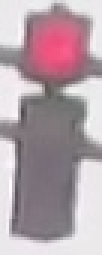
#> input picture Lab3/Traffic_Light_Images/test/red/02ed0cac-f1e9-4ed2-a04a-60abe027740f.jpg, 34 x 85 px, found by its file name (shown 3 times larger); its folder holds 4 pictures in this run
$ jupyter execute --allow-errors Lab3_Image_Classification_first_try.ipynb   (Python 2 division)
#> lines starting #> are read from the running program, lines starting #| are printed output that depends on the picture; after the words box and inside, x2 and y2 are one past the last pixel; in counts of white or black regions, pixels touching at a corner belong together; pictures that were not available may be replaced by others from this repository, and a replacement may not be noted
### Lab3/logger.py
import os
import cv2
import torch
import warnings
import logging
import logging.config
from pathlib import Path
from torch.utils.tensorboard import SummaryWriter

LOGGING_NAME = "Traffic Light Color Detection"

def set_logging(name=LOGGING_NAME, verbose=True):
    # sets up logging for the given name
    rank = int(os.getenv('RANK', -1))  # rank in world for Multi-GPU trainings
    level = logging.INFO if verbose and rank in {-1, 0} else logging.ERROR
    logging.config.dictConfig({
        'version': 1,
        'disable_existing_loggers': False,
        'formatters': {
            name: {
                'format': '%(message)s'}},
        'handlers': {
            name: {
                'class': 'logging.StreamHandler',
                'formatter': name,
                'level': level, }},
        'loggers': {
            name: {
                'level': level,
                'handlers': [name],
                'propagate': False, }}})


set_logging(LOGGING_NAME)  # run before defining LOGGER
LOGGER = logging.getLogger(LOGGING_NAME)  # define globally (used in train.py, val.py, detect.py, etc.)

class GenericLogger:
    """
    YOLOv5 General purpose logger for non-task specific logging
    Usage: from utils.loggers import GenericLogger; logger = GenericLogger(...)
    Arguments
        opt:             Run arguments
        console_logger:  Console logger
        include:         loggers to include
    """

    # [33 lines left out: functions __init__, log_metrics, log_images, not called in this run]

    # [16 lines of commented-out code are left out]

### Lab3/Lab3_Image_Classification_first_try.ipynb
# Lab 3: Image Classification

Image classification is a computer vision technique to categorize an image based using its visual content. The approches include:

1. Classiscal approach: task-based manual feature extarction and perform classification using machine leaning classifiers like support vector machine, random forest etc.

2. Deep learning approach: Training a convolutional neural networks (CNN) models like Resnet, YOLO, ViT etc.

## Traffic Light Color Detection

In this lab we will do traffic light color detection which is crucial for autonomous driving. Recognizing traffic light colors—red, yellow, and green—is essential for making real-time decisions such as stopping, slowing down, or proceeding.

In this lab, we will do trafiic light color detection using the dataset curated for Udacity course on *Intro To Self Driving Cars*.

*All images come from MIT self-driving car course and are licensed under a Creative Commons Attribution-ShareAlike 4.0 International License.*

### Tasks
Implement and test two classifiers:
1. A simple classical that uses classic computer vision techniques.
2. Training a CNN like ResNet, YOLO, ViT etc of your choice using Pytorch.

### Objective:
1. Get classification accuracy of >90% on test dataset.
2. Avoid incorrect classification of Red light as Green light

### Outcome
1. Classical Approach:
    - Short description of the approach used for detecting traffic light color.
    - How did you decide the thresholds if done manually? How did you create the feature vector if using SVM or random forest classifiers?
    - Function to detect traffic light color.
    ```
    def trafficColorDetection(image:np.ndarray)->str:
        '''
        function to detect traffic light color.

        image: color image
        ___
        color: string of the detected color: 'Red', 'Green', 'Yellow'
        '''
        ...
    ```
    - Confusion matrix and the accuracy on the test dataset.
    - An overview of the results. Do you think the accuracy you get is satisfactory. Any suggstions to improve the results further.

2. Deep Learning Approach:
    - Short description related of the approch used for training the deep learning model.
        - CNN model used
        - Image augmentations
        - Image size used for training and testing. Are they different?
        - Selection of optimizer, number of epochs, batch size
        - Loss function

    - Show the training plots (training loss, testing loss, testing accuracy). Do you think the training was good just looking at the plots.
    - Confusion matrix and the accuracy on the test dataset using the best trained model.
    - An overview of the results. Do you think the accuracy you get is satisfactory. Any suggstions to improve the results further.

### Useful Modules

Data loading: *[torchvision.datasets.ImageFolder](https://pytorch.org/vision/stable/generated/torchvision.datasets.ImageFolder.html)*

Classification Report: *[sklearn.metrics.classification_report](https://scikit-learn.org/stable/modules/generated/sklearn.metrics.classification_report.html)*

Confusion Metrics: *[sklearn.metrics.confusion_matrix](https://scikit-learn.org/stable/modules/generated/sklearn.metrics.confusion_matrix.html)*

Deep Learning Model: *[torch.hub.load](https://pytorch.org/vision/main/models.html)*

Image Augmentations: *[torchvision.transforms.v2](https://pytorch.org/vision/main/transforms.html)*

# 3.1 Classical Approach

**Add method description Here**

### Steps:
1. Create the fucntion *trafficColorDetection*.
2. Load dataset and fine tune model on train dataset only.
3. Generate accuracy report and visualize confusion matrix.

[cell 1]
from sklearn import svm
from sklearn.metrics import confusion_matrix, accuracy_score
from sklearn.model_selection import train_test_split
import numpy as np
import cv2

import cv2
import numpy as np

# [50 lines left out: functions trafficColorDetection, trafficColorDetection, not called in this run]

[cell 2]
# Data Loading: Load train and test images seperately
import os
from matplotlib import pyplot as plt

def loadDataset(dataPath):
    """
    Loads the traffic light dataset.

    Parameters:
        data_path (str): Path to the dataset folder, structured as:
                         - data_path/
                             - Red/
                             - Yellow/
                             - Green/

    Returns:
        list: List of image arrays.
        list: List of corresponding labels.
    """
#> called with dataPath = 'Traffic_Light_Images\\training'
    images = []
    labels = []

    # Iterate through subfolders
    for label in ["Red", "Yellow", "Green"]:
        folderPath = os.path.join(dataPath, label)
        for filename in os.listdir(folderPath):
            imgPath = os.path.join(folderPath, filename)
            img = cv2.imread(imgPath)
#> img is the input picture: shape (85, 34, 3); mean B, G, R 168, 160.5, 178.4
            images.append(img)
            labels.append(label)

    return images, labels

trainingImages, trainingLabels = loadDataset("Traffic_Light_Images\\training")

test = loadDataset("Traffic_Light_Images\\test")

# Fine tuning parameters/threshold depending for classical approach using train dataset

# Task 3.1: Classical Approach 1 - Dataset Loading and Parameter Fine-Tuning
def segment_traffic_light(image, thresholds):
    """
    Segments the traffic light in an image based on HSV thresholds.

    Parameters:
        image (numpy array): Input BGR image.
        thresholds (dict): HSV thresholds for each traffic light color.

    Returns:
        str: Predicted label ("Red", "Yellow", "Green").
    """
    hsv = cv2.cvtColor(image, cv2.COLOR_BGR2HSV)
    for label, threshold in thresholds.items():
        mask = cv2.inRange(hsv, threshold["lower"], threshold["upper"])
        # Apply morphological operations
        kernel = np.ones((5, 5), np.uint8)
        mask = cv2.morphologyEx(mask, cv2.MORPH_CLOSE, kernel)
        mask = cv2.morphologyEx(mask, cv2.MORPH_OPEN, kernel)
        # Check if significant region is detected
        if cv2.countNonZero(mask) > 100:  # Adjust threshold as needed
            return label
    return "None"

def fine_tune_parameters(images, labels):
    """
    Fine-tunes HSV thresholds using the training dataset.

    Parameters:
        images (list): List of training images.
        labels (list): Ground truth labels.

    Returns:
        dict: Fine-tuned HSV thresholds.
    """
    # Initial HSV thresholds
    thresholds = {
        "Red": {"lower": np.array([0, 100, 100]), "upper": np.array([10, 255, 255])},
        "Yellow": {"lower": np.array([20, 100, 100]), "upper": np.array([30, 255, 255])},
        "Green": {"lower": np.array([40, 50, 50]), "upper": np.array([90, 255, 255])},
    }

    best_thresholds = thresholds.copy()
    best_accuracy = 0

    for _ in range(5):  # Number of iterations for fine-tuning
        predictions = []
        for i, img in enumerate(images):
            predicted_label = segment_traffic_light(img, thresholds)
            predictions.append(predicted_label)

        # Calculate accuracy
        true_labels = labels
        accuracy = np.mean(np.array(predictions) == np.array(true_labels))
        print(f"Iteration Accuracy: {accuracy:.2f}")

        # Adjust thresholds dynamically based on errors
        for label in thresholds:
            errors = [i for i, (pred, true) in enumerate(zip(predictions, true_labels)) if pred != true and true == label]
            if errors:
                # Example of tuning strategy: Expand thresholds slightly for missed colors
                thresholds[label]["lower"][0] = max(0, thresholds[label]["lower"][0] - 2)
                thresholds[label]["upper"][0] = min(180, thresholds[label]["upper"][0] + 2)

        if accuracy > best_accuracy:
            best_accuracy = accuracy
            best_thresholds = thresholds.copy()

    return best_thresholds

# Fine-tune thresholds using the training dataset
fine_tuned_thresholds = fine_tune_parameters(trainingImages, trainingLabels)

print("Fine-tuned thresholds:")
print(fine_tuned_thresholds)

[cell 3]
# Traffic signal detection on the test dataset after finalizing the parameters/thresholds


# Generate Accuracy report on test dataset
from sklearn.metrics import classification_report

def evaluate_model(images, labels, thresholds):
    """
    Evaluates the classical segmentation model using fine-tuned thresholds.

    Parameters:
        images (list): List of test images.
        labels (list): Ground truth labels.
        thresholds (dict): Fine-tuned HSV thresholds.

    Returns:
        None: Prints classification report.
    """
    predictions = [segment_traffic_light(img, thresholds) for img in images]
#> in segment_traffic_light (call 32), `hsv = cv2.cvtColor(image, cv2.COLOR_BGR2HSV)`:
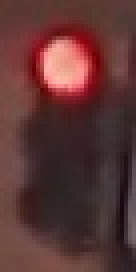
#> image: shape (68, 34, 3) (shown 4 times larger); mean B, G, R 52.9, 54.1, 93.2
#> the loop in segment_traffic_light, `for label, threshold in thresholds.items():` made 1 pass
#> pass 1, in segment_traffic_light (call 32), `mask = cv2.inRange(hsv, threshold["lower"], threshold["upper"])`:
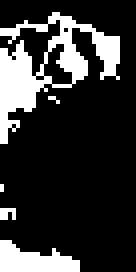
#> mask: shape (68, 34) (shown 4 times larger); 20% white; 5 white regions (3 under 20 px), largest, box (x1, y1, x2, y2) and area: (0, 3, 30, 36) 345, (0, 60, 20, 68) 103
#> pass 1, in segment_traffic_light (call 32), `mask = cv2.morphologyEx(mask, cv2.MORPH_CLOSE, kernel)`:
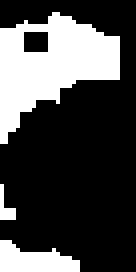
#> mask: shape (68, 34) (shown 4 times larger); 28% white; 3 white regions (1 under 20 px), largest, box (x1, y1, x2, y2) and area: (0, 3, 30, 36) 524, (0, 60, 20, 68) 106
#> pass 1, in segment_traffic_light (call 32), `mask = cv2.morphologyEx(mask, cv2.MORPH_OPEN, kernel)`:
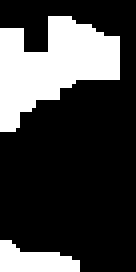
#> mask: shape (68, 34) (shown 4 times larger); 26.2% white; 2 white regions, box (x1, y1, x2, y2) and area: (0, 4, 30, 33) 500, (0, 60, 20, 68) 105
#> in segment_traffic_light (call 33), `hsv = cv2.cvtColor(image, cv2.COLOR_BGR2HSV)`:
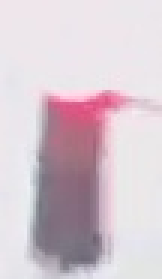
#> image: shape (93, 54, 3) (shown 3 times larger); mean B, G, R 207.8, 199.3, 213.9
#> in segment_traffic_light (call 34), `hsv = cv2.cvtColor(image, cv2.COLOR_BGR2HSV)`:
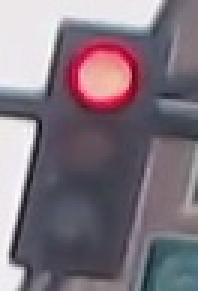
#> image: shape (97, 66, 3) (shown 3 times larger); mean B, G, R 126.5, 116.4, 128
#> the loop in segment_traffic_light, `for label, threshold in thresholds.items():` made 3 passes
#> pass 1, in segment_traffic_light (call 34), `mask = cv2.inRange(hsv, threshold["lower"], threshold["upper"])`:
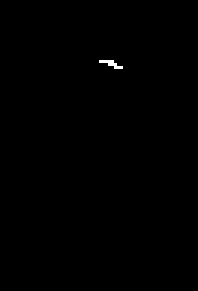
#> mask: shape (97, 66) (shown 3 times larger); 0.17% white in thin lines or dots, all inside (x1, y1, x2, y2) = (33, 20, 41, 23)
#> pass 3, in segment_traffic_light (call 34), `mask = cv2.inRange(hsv, threshold["lower"], threshold["upper"])`:
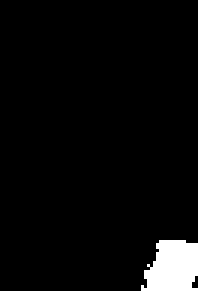
#> mask: shape (97, 66) (shown 3 times larger); 4% white; 1 white region, box (x1, y1, x2, y2) and area: (47, 80, 66, 97) 258
#> pass 3, in segment_traffic_light (call 34), `mask = cv2.morphologyEx(mask, cv2.MORPH_CLOSE, kernel)`:
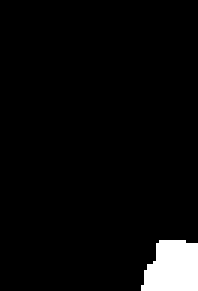
#> mask: shape (97, 66) (shown 3 times larger); 4.2% white; 1 white region, box (x1, y1, x2, y2) and area: (47, 80, 66, 97) 270
    print("Classification Report:")
    print(classification_report(labels, predictions))

# Evaluate the model using the fine-tuned thresholds
evaluate_model(trainingImages, trainingLabels, fine_tuned_thresholds)

[cell 4]
# Visualize confusion matrix on test dataset

def visualize_segmentation(image, thresholds):
    """
    Visualizes the segmented mask for a given image.

    Parameters:
        image (numpy array): Input BGR image.
        thresholds (dict): HSV thresholds for segmentation.

    Returns:
        None: Displays original image and segmentation results.
    """
    hsv = cv2.cvtColor(image, cv2.COLOR_BGR2HSV)
    masks = {label: cv2.inRange(hsv, th["lower"], th["upper"]) for label, th in thresholds.items()}

    plt.figure(figsize=(10, 5))
    plt.subplot(1, len(masks) + 1, 1)
    plt.imshow(cv2.cvtColor(image, cv2.COLOR_BGR2RGB))
    plt.title("Original Image")

    for i, (label, mask) in enumerate(masks.items()):
        plt.subplot(1, len(masks) + 1, i + 2)
        plt.imshow(mask, cmap="gray")
        plt.title(f"{label} Mask")

    plt.show()
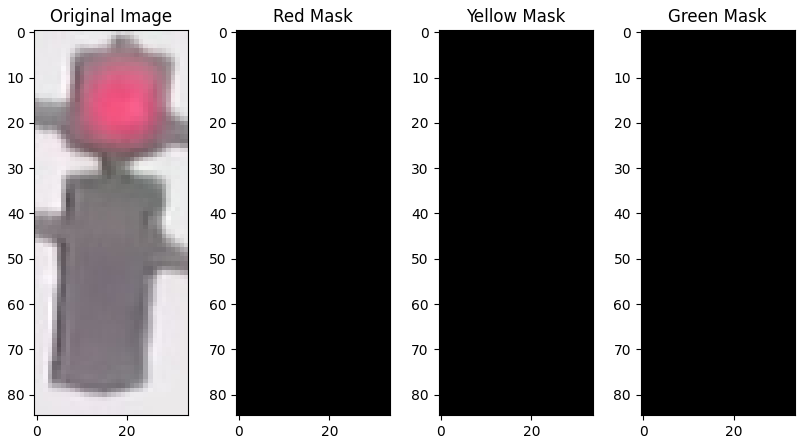
#> figure drawn by matplotlib, 4 panels

# Visualize segmentation on a sample image
sample_image = trainingImages[0]  # Replace with an image from the dataset
visualize_segmentation(sample_image, fine_tuned_thresholds)

<span style="color:Red">Q1</span>. Do you think the accuracy you get is satisfactory.

<span style="color:Red">Q2</span>. Any suggstions to improve the results further (Please don't put use deep learning methods).

# 3.2 Deep Learning Approach
**Use Pytorch 2.2 or above**

### Steps:
1. Go over the list of classification models, training and testing image augmentations, optimizer, and loss fucntions avilable in Pytorch. Select the ones you want to try.
2. Load dataset and create dataloaders.
3. Train the model. Decide how to select the best model (high test accuracy, low loss or something)
4. Generate accuracy report and visualize confusion matrix on test dataset.

[cell 5]
import torch
import torchvision
from tqdm.auto import tqdm
from torchvision import transforms
from logger import LOGGER, GenericLogger
